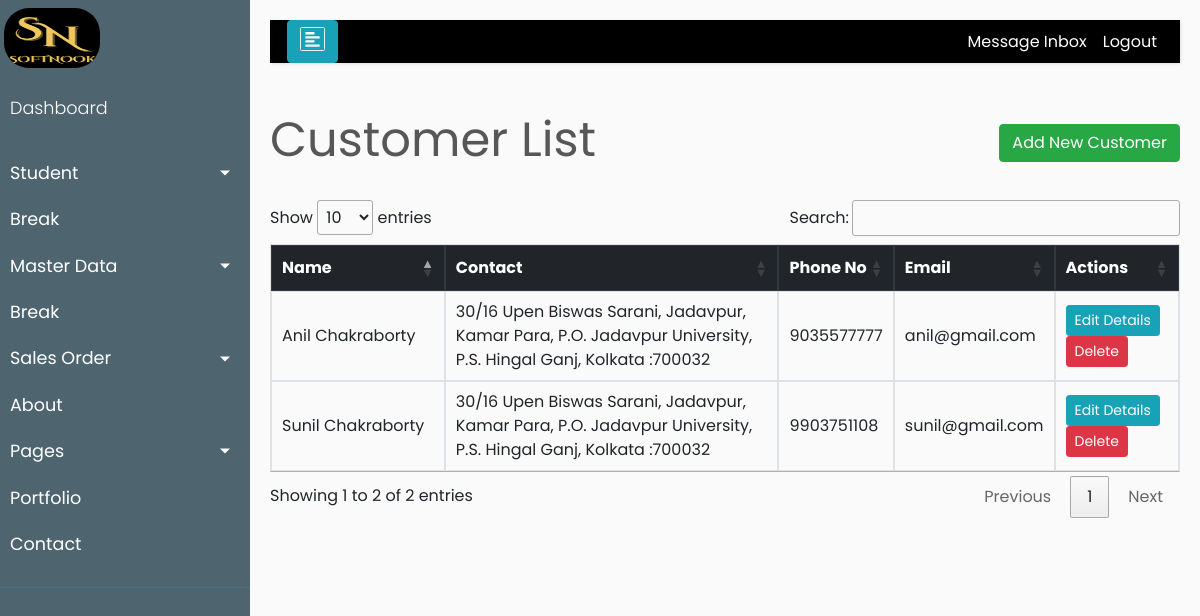
Screenshot of /product/customers/ with the database file from the repository.
### product/models.py (models this page shows, shortened)
class Customer(models.Model):
    id              = models.AutoField(primary_key=True)
    name            = models.CharField(verbose_name='Name',max_length=150,null=True, blank=True)
    phone           = models.CharField(verbose_name='Phone',max_length=12, unique=True)
    address         = models.CharField(verbose_name='Address',max_length=200,null=True)
    email           = models.EmailField(verbose_name='Email',max_length=50, unique=True)
    created_date    = models.DateTimeField(auto_now_add=True)
    modified_date   = models.DateTimeField(auto_now=True)
    fk_email 	    = models.ForeignKey(Account,verbose_name="email key", on_delete=models.CASCADE, null=True, blank=True)
    is_deleted      = models.BooleanField(default=False)

### product/views.py (the view)
# urls.py: path('customers/', CustomerListView.as_view(), name='customers-list'),
class CustomerListView(ListView):
    model = Customer
    template_name = "product/customer_list1.html"
    queryset = Customer.objects.filter(is_deleted=False)

### product/templates/product/customer_list1.html (shortened to what this page needs)
{% extends 'base.html' %}
{% load static %}
{% block content %}
    <div class="row" style="color: #575757; font-style: bold; font-size: 3rem;">
        <div class="col-md-8">Customer List</div>
        <div class="col-md-4">
            <div style="float:right;"> <a class="btn btn-success" href="{% url 'product:new-customer' %}">Add New Customer</a> </div>
        </div>
    </div>
    <br>
    <table id="product" class="table table-css table-hover table-bordered">
        <thead class="thead-dark align-middle">
            <tr>
                <th width="21%">Name</th>
                <th width="45%">Contact</th>
                <th width="10%">Phone No</th>
				<th width="10%">Email</th>
                <th width="14%">Actions</th>
			</tr>
        </thead>
{% if object_list %}
        <tbody>
            {% for customer in object_list %}
            <tr>
				<td class="align-middle"> {{ customer.name }} </td>
                <td class="align-middle"> {{ customer.address }} </td>
				<td class="align-middle"> {{ customer.phone }} </td>
				<td class="align-middle"> {{ customer.email }} </td>
                <td class="align-middle">
                    <div class="align-middle">
                        <a href="{% url 'product:edit-customer' customer.pk %}" class="btn btn-info btn-sm">Edit Details</a>
						<a href="{% url 'product:delete-customer' customer.pk %}" class="btn btn-danger btn-sm">Delete</a>
					</div>
                </td>
            </tr>
            {% endfor %}
        </tbody>
    </table>
{% else %}
        <tbody></tbody>
    </table>
    <br><br><br><br><br><br><br><br>
    <div style="color: #575757; font-style: bold; font-size: 1.5rem; text-align: center;">The records are empty. Please try adding some.</div>
{% endif %}
{% endblock content %}

### templates/base.html (style rules this page uses)
body { font-family: 'Poppins', sans-serif; background: #fafafa; }
a, a:hover, a:focus { color: inherit; text-decoration: none; transition: all 0.3s; }

### rows the page displays
Customer: name "Sunil Chakraborty", address "30/16 Upen Biswas Sarani, Jadavpur, Kamar Para, P.O. Jadavpur University, P.S. Hingal Ganj, Kolkata :700032", phone "9903751108", email "sunil@gmail.com"
Customer: name "Anil Chakraborty", address "30/16 Upen Biswas Sarani, Jadavpur, Kamar Para, P.O. Jadavpur University, P.S. Hingal Ganj, Kolkata :700032", phone "9035577777", email "anil@gmail.com"
